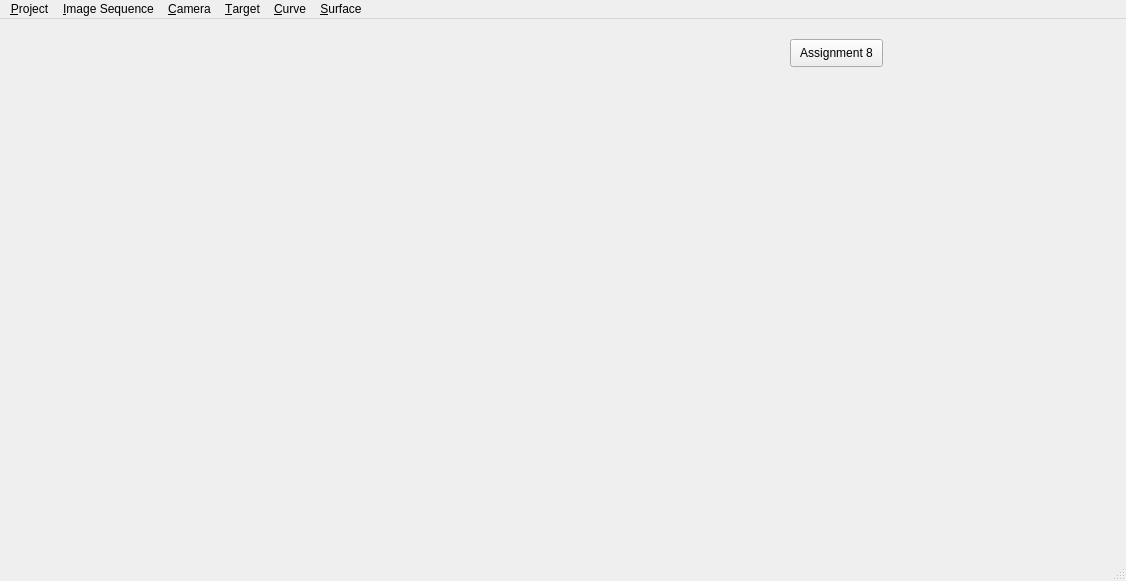
<?xml version="1.0" encoding="UTF-8"?>
<ui version="4.0">
 <class>CvimMainWindow</class>
 <widget class="QMainWindow" name="CvimMainWindow">
  <property name="geometry">
   <rect>
    <x>0</x>
    <y>0</y>
    <width>1126</width>
    <height>581</height>
   </rect>
  </property>
  <property name="windowTitle">
   <string>MainWindow</string>
  </property>
  <widget class="QWidget" name="centralwidget">
   <widget class="QPushButton" name="pbAssignment8">
    <property name="geometry">
     <rect>
      <x>790</x>
      <y>20</y>
      <width>93</width>
      <height>28</height>
     </rect>
    </property>
    <property name="text">
     <string>Assignment 8</string>
    </property>
   </widget>
  </widget>
  <widget class="QMenuBar" name="menubar">
   <property name="geometry">
    <rect>
     <x>0</x>
     <y>0</y>
     <width>1126</width>
     <height>26</height>
    </rect>
   </property>
   <widget class="QMenu" name="menu_Project">
    <property name="title">
     <string>&amp;Project</string>
    </property>
    <addaction name="action_Load"/>
    <addaction name="action_Save"/>
    <addaction name="action_SaveAs"/>
   </widget>
   <widget class="QMenu" name="menu_Image_Sequence">
    <property name="title">
     <string>&amp;Image Sequence</string>
    </property>
    <widget class="QMenu" name="menu_ImgSeq_Add">
     <property name="title">
      <string>&amp;Add ...</string>
     </property>
     <addaction name="action_ImgSeq_Add_BySelection"/>
     <addaction name="action_ImgSeq_Add_ByCformat"/>
     <addaction name="action_ImgSeq_Add_ByListFile"/>
    </widget>
    <addaction name="menu_ImgSeq_Add"/>
    <addaction name="action_ImgSeq_Edit"/>
   </widget>
   <widget class="QMenu" name="menu_Camera">
    <property name="title">
     <string>&amp;Camera</string>
    </property>
    <widget class="QMenu" name="menu_Add">
     <property name="title">
      <string>&amp;Add ...</string>
     </property>
     <addaction name="action_Camera_Add_ByFile"/>
     <addaction name="action_Camera_Add_ByUserPointCalibrationDialog"/>
    </widget>
    <addaction name="menu_Add"/>
    <addaction name="action_Camera_Edit"/>
   </widget>
   <widget class="QMenu" name="menu_Target">
    <property name="title">
     <string>&amp;Target</string>
    </property>
    <addaction name="action_Target_Add"/>
    <addaction name="action_Target_Edit"/>
   </widget>
   <widget class="QMenu" name="menu_Curve">
    <property name="title">
     <string>&amp;Curve</string>
    </property>
   </widget>
   <widget class="QMenu" name="menu_Surface">
    <property name="title">
     <string>&amp;Surface</string>
    </property>
   </widget>
   <addaction name="menu_Project"/>
   <addaction name="menu_Image_Sequence"/>
   <addaction name="menu_Camera"/>
   <addaction name="menu_Target"/>
   <addaction name="menu_Curve"/>
   <addaction name="menu_Surface"/>
  </widget>
  <widget class="QStatusBar" name="statusbar"/>
  <action name="action_Load">
   <property name="text">
    <string>&amp;Load ...</string>
   </property>
  </action>
  <action name="action_Save">
   <property name="text">
    <string>&amp;Save</string>
   </property>
  </action>
  <action name="action_SaveAs">
   <property name="text">
    <string>&amp;Save as ...</string>
   </property>
  </action>
  <action name="action_ImgSeq_Edit">
   <property name="text">
    <string>&amp;Edit ...</string>
   </property>
  </action>
  <action name="action_ImgSeq_Add_BySelection">
   <property name="text">
    <string>by &amp;selecting files</string>
   </property>
  </action>
  <action name="action_ImgSeq_Add_ByCformat">
   <property name="text">
    <string>by C-format file names</string>
   </property>
  </action>
  <action name="action_ImgSeq_Add_ByListFile">
   <property name="text">
    <string>by list &amp;file</string>
   </property>
  </action>
  <action name="action_Target_Add">
   <property name="text">
    <string>Add ...</string>
   </property>
  </action>
  <action name="action_Camera_Add_ByFile">
   <property name="text">
    <string>by file</string>
   </property>
  </action>
  <action name="action_Camera_Edit">
   <property name="text">
    <string>Edit ...</string>
   </property>
  </action>
  <action name="action_Target_Edit">
   <property name="text">
    <string>Edit ...</string>
   </property>
  </action>
  <action name="action_Camera_Add_ByUserPointCalibrationDialog">
   <property name="text">
    <string>by customized-point dialog</string>
   </property>
  </action>
 </widget>
 <resources/>
 <connections/>
</ui>
